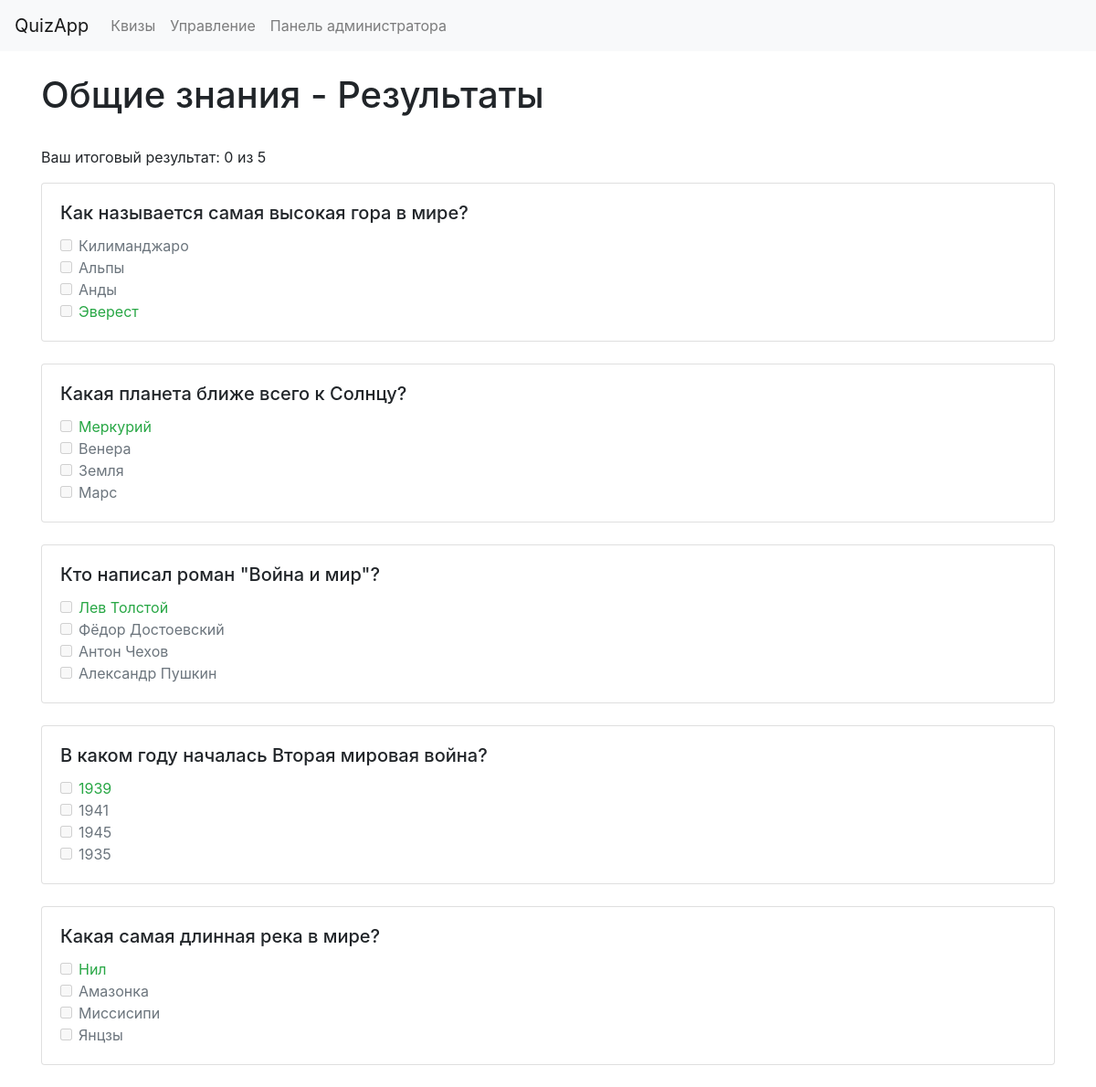
The app's page /19/results/ with its own data.
### quizzes/models.py (models this page shows, shortened)
class Quiz(models.Model):
    title = models.CharField(max_length=200)
    category = models.ForeignKey(
        Category,
        on_delete=models.CASCADE,
        related_name="quizzes",
        blank=True,
        null=True,
    )
    image = models.ImageField(upload_to="quiz_images/", blank=True, null=True)
    class Meta:
        verbose_name_plural = "Quizzes"

class Question(models.Model):
    QUESTION_TYPES = [
        ("TEXT", "Text"),
        ("RADIO", "Radio Button"),
        ("CHECKBOX", "Checkbox"),
    ]
    quiz = models.ForeignKey(Quiz, on_delete=models.CASCADE, related_name="questions")
    text = models.CharField(max_length=200)
    question_type = models.CharField(
        max_length=8, choices=QUESTION_TYPES, default="TEXT"
    )

class Option(models.Model):
    question = models.ForeignKey(
        Question, on_delete=models.CASCADE, related_name="options"
    )
    text = models.CharField(max_length=200)
    is_correct = models.BooleanField(default=False)

### quizzes/views.py (the view)
# urls.py: path("<int:quiz_id>/results/", views.quiz_result, name="quiz_result"),
def quiz_result(request, quiz_id):
    quiz = Quiz.objects.get(id=quiz_id)
    answers = Answer.objects.filter(question__quiz=quiz)
    score = 0
    total_questions = quiz.questions.count()
    results = []
    for question in quiz.questions.all():
        question_result = {
            "question": question,
            "correct": [],
            "selected": [],
            "options": [],
        }
        if question.question_type == "TEXT":
            correct_option = question.options.filter(is_correct=True).first()
            user_answer = answers.filter(question=question).first()
            question_result["correct"].append(
                correct_option.text if correct_option else ""
            )
            question_result["selected"].append(
                user_answer.text_answer if user_answer else ""
            )
            if (
                user_answer
                and correct_option
                and user_answer.text_answer.strip().lower()
                == correct_option.text.strip().lower()
            ):
                score += 1
        else:
            correct_options = question.options.filter(is_correct=True)
            user_answers = answers.filter(question=question)
            selected_option_ids = user_answers.values_list("selected_option", flat=True)
            for option in question.options.all():
                question_result["options"].append(option)
                if option.is_correct:
                    question_result["correct"].append(option.text)
                if option.id in selected_option_ids:
                    question_result["selected"].append(option.text)
            if set(selected_option_ids) == set(
                correct_options.values_list("id", flat=True)
            ):
                score += 1
        results.append(question_result)
    return render(
        request,
        "quizzes/quiz_result.html",
        {
            "score": score,
            "quiz": quiz,
            "total_questions": total_questions,
            "results": results,
        },
    )

### quizzes/templates/quizzes/quiz_result.html (shortened to what this page needs)
{% extends 'quizzes/base.html' %}
{% block content %}
<div class="row mb-4">
    <div class="col-md-12 d-flex align-items-center">
        <h1>{{ quiz.title }} - Результаты</h1>
    </div>
</div>
<p>Ваш итоговый результат: {{ score }} из {{ total_questions }}</p>
{% for result in results %}
    <div class="card mb-4">
        <div class="card-body">
            <h5 class="card-title">{{ result.question.text }}</h5>
            {% if result.question.question_type == 'TEXT' %}
                <p><strong>Ваш ответ:</strong> {{ result.selected|join:", " }}</p>
                <p><strong>Правильный ответ:</strong> {{ result.correct|join:", " }}</p>
            {% else %}
                {% for option in result.question.options.all %}
                    <div class="form-check">
                        <input type="checkbox" class="form-check-input" disabled
                               {% if option.text in result.selected %} checked {% endif %}>
                        <label class="form-check-label {% if option.text in result.correct %}text-success{% elif option.text in result.selected %}text-danger{% endif %}">
                            {{ option.text }}
                        </label>
                    </div>
                {% endfor %}
            {% endif %}
        </div>
    </div>
{% endfor %}
{% endblock %}

### records on screen
Quiz: title "Общие знания"
Question: question.text "Как называется самая высокая гора в мире?"
Option: text "Килиманджаро"
Option: text "Альпы"
Option: text "Анды"
Option: text "Эверест"
Question: question.text "Какая планета ближе всего к Солнцу?"
Option: text "Меркурий"
Option: text "Венера"
Option: text "Земля"
Option: text "Марс"
Question: question.text "Кто написал роман \"Война и мир\"?"
Option: text "Лев Толстой"
Option: text "Фёдор Достоевский"
Option: text "Антон Чехов"
Option: text "Александр Пушкин"
Question: question.text "В каком году началась Вторая мировая война?"
Option: text "1939"
Option: text "1941"
Option: text "1945"
Option: text "1935"
Question: question.text "Какая самая длинная река в мире?"
Option: text "Нил"
Option: text "Амазонка"
Option: text "Миссисипи"
Option: text "Янцзы"

### other values on screen
{{ score }} "0"
{{ total_questions }} "5"
